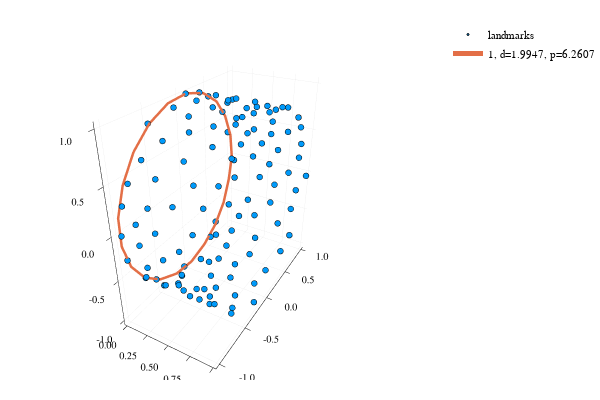

Notebook source saved alongside this figure:
### Code cell
# Čudno samplana cev
lep_graf(reparametrized(Cube(1), x -> x^2) × Sphere(1), 0.2)

### Figure 1 — Plotly figure (JSON) as saved in the notebook; plotly's stock layout.template omitted (floating-point values rounded to 4 significant figures)
{"data": [{"colorbar": {"title": ""}, "hoverinfo": "text", "legendgroup": "landmarks", "marker": {"color": "rgba(0, 154, 250, 1.000)", "line": {"color": "rgba(0, 0, 0, 1.000)", "width": 1}, "size": 2, "symbol": "circle"}, "mode": "markers", "name": "landmarks", "showlegend": true, "text": [null, null, null, null, null, null, null, null, null, null, null, null, null, null, null, null, null, null, null, null, null, null, null, null, null, null, null, null, null, null, null, null, null, null, null, null, null, null, null, null, null, null, null, null, null, null, null, null, null, null, null, null, null, null, null, null, null, null, null, null, null, null, null, null, null, null, null, null, null, null, null, null, null, null, null, null, null, null, null, null, null, null, null, null, null, null, null, null, null, null, null, null, null, null, null, null, null, null, null, null, null, null, null, null, null, null, null, null, null, null, null, null, null, null, null, null, null, null, null], "type": "scatter3d", "x": [0.927, 0.9012, 0.01043, 0.04628, 0.9515, 0.9642, 0.1024, 0.9397, 0.8999, 0.09514, 0.6049, 0.01583, 0.5674, 0.6548, 0.4117, 0.2052, 0.6531, 0.6196, 0.3303, 0.9015, 0.2423, 0.7174, 0.7599, 0.8887, 0.01843, 0.8699, 0.2326, 0.2533, 0.0004985, 0.7517, 0.3486, 0.8403, 0.443, 0.5835, 0.09896, 0.8578, 0.8758, 0.2475, 0.7315, 0.1357, 0.3313, 0.7825, 0.8271, 0.0004695, 0.00244, 0.005443, 0.8826, 0.3211, 0.03928, 0.6443, 0.7536, 0.9765, 0.127, 0.2924, 0.01534, 0.4854, 0.2615, 0.3899, 0.7414, 0.1123, 0.2048, 0.7878, 0.3585, 0.8965, 0.7165, 0.3666, 0.9187, 0.03606, 0.9624, 0.3457, 0.6231, 0.1835, 0.4712, 0.9583, 0.3389, 0.5766, 0.6344, 0.9878, 0.4287, 0.06358, 0.3185, 0.02439, 0.477, 0.6901, 0.1835, 0.2879, 0.5244, 0.5795, 0.09789, 0.1628, 0.5637, 0.5091, 0.9992, 0.03348, 0.931, 0.4629, 0.5228, 0.7832, 0.06983, 0.5382, 0.5362, 0.2796, 0.00404, 0.5521, 0.5308, 0.2555, 0.4391, 0.7743, 0.4456, 0.4431, 0.9774, 0.1335, 0.2611, 0.63, 0.6427, 0.8647, 0.9325, 0.3154, 0.9951], "xaxis": "x1", "y": [0.9335, -0.7798, 0.6358, -0.9587, 0.8038, 0.6681, 0.1392, -0.9977, 0.9711, 0.9616, 0.4151, -0.9505, -0.92, -0.9983, -0.989, -0.9861, -0.981, -0.3823, -0.8282, -0.8644, 0.2867, -0.5609, -0.2201, 0.8912, 0.7951, 0.2944, -0.9995, -0.6016, 0.951, -0.2332, -0.5632, 0.07409, 0.3307, -0.4369, 0.812, 0.1431, -0.4884, -0.06325, -0.6762, 0.8951, 0.8762, 0.7792, -0.8874, -0.7195, 0.5291, -0.06629, 0.4347, 0.9988, 0.4617, 0.3325, 0.5827, -0.2092, -0.253, 0.2317, -0.49, 0.09924, 0.813, -0.3887, -0.02888, -0.8304, -0.6867, 0.8711, -0.05114, 0.9858, -0.823, 0.9032, -0.6096, 0.07235, 0.7173, -0.8323, 0.8952, 0.619, 0.7885, -0.03058, -0.3288, 0.9115, 0.7997, -0.7139, 0.9815, 0.9983, 0.4827, 0.328, -0.9952, -0.8082, -0.4311, 0.423, -0.6999, 0.6018, -0.2433, 0.9845, 0.03111, 0.2349, 0.2815, -1.0, 0.5532, -0.1348, -0.2176, 0.9986, -0.8808, 0.5974, 1.0, 0.7481, -0.5664, -0.9137, -0.6995, -0.9547, 0.7342, -0.9692, -0.4867, 0.9677, -0.9507, -0.7538, 0.5994, 0.9714, 0.9779, -0.9622, -0.3796, -0.9417, 0.9992], "yaxis": "y1", "z": [0.3586, 0.626, -0.7718, 0.2846, 0.5949, 0.744, -0.9903, 0.06761, -0.2386, -0.2743, -0.9098, -0.3107, -0.3919, 0.05815, 0.1476, 0.1661, -0.1942, 0.924, 0.5604, -0.5027, 0.958, 0.8279, -0.9755, -0.4537, 0.6065, -0.9557, -0.03312, 0.7988, 0.3093, 0.9724, -0.8263, -0.9973, 0.9437, -0.8995, -0.5837, 0.9897, -0.8726, 0.998, -0.7367, 0.4458, -0.4819, -0.6267, 0.4611, -0.6944, 0.8486, -0.9978, 0.9006, 0.04908, -0.8871, 0.9431, 0.8127, -0.9779, 0.9675, -0.9728, 0.8717, 0.9951, 0.5823, -0.9214, 0.9996, -0.5571, -0.7269, 0.4911, -0.9987, 0.1678, -0.568, 0.4293, 0.7927, 0.9974, -0.6968, -0.5544, -0.4456, 0.7854, -0.6151, 0.9995, 0.9444, 0.4113, 0.6004, -0.7002, -0.1914, -0.05788, 0.8758, 0.9447, -0.09807, 0.5888, -0.9023, -0.9061, -0.7142, -0.7986, -0.97, 0.1751, -0.9995, -0.972, 0.9596, -0.003988, -0.833, 0.9909, -0.976, -0.05253, 0.4736, 0.8019, -0.002706, -0.6636, -0.8242, 0.4065, 0.7146, -0.2976, 0.6789, 0.2463, 0.8735, 0.252, 0.3102, 0.6571, -0.8004, -0.2374, 0.2089, -0.2722, 0.9252, 0.3364, -0.04001], "zmax": 0.1, "zmin": -0.1}, {"colorbar": {"title": ""}, "hoverinfo": "text", "legendgroup": "1, d=1.9947, p=6.2607", "line": {"color": "rgba(227, 111, 71, 1.000)", "dash": "solid", "shape": "linear", "width": 5}, "mode": "lines", "name": "1, d=1.9947, p=6.2607", "showlegend": true, "text": [null, null, null, null, null, null, null, null, null, null, null, null, null, null, null, null, null, null, null, null, null, null], "type": "scatter3d", "x": [0.0286, 0.03155, 0.03364, 0.03429, 0.03845, 0.0382, 0.03116, 0.03225, 0.03273, 0.02039, 0.02357, 0.02364, 0.02102, 0.02599, 0.02492, 0.01612, 0.01494, 0.01163, 0.01119, 0.01105, 0.02335, 0.0286], "xaxis": "x1", "y": [-0.7208, -0.4849, -0.206, 0.09143, 0.3809, 0.6365, 0.8356, 0.9605, 0.9998, 0.9502, 0.8158, 0.6087, 0.3475, 0.0556, -0.2412, -0.5165, -0.7458, -0.9091, -0.9915, -0.9859, -0.8929, -0.7208], "yaxis": "y1", "z": [0.6932, 0.8746, 0.9786, 0.9958, 0.9246, 0.7713, 0.5493, 0.2782, -0.01763, -0.3118, -0.5784, -0.7934, -0.9377, -0.9985, -0.9705, -0.8563, -0.6662, -0.4167, -0.1303, 0.1676, 0.4502, 0.6932], "zmax": 0.1, "zmin": -0.1}], "layout": {"annotations": [], "height": 400, "legend": {"bgcolor": "rgba(255, 255, 255, 1.000)", "bordercolor": "rgba(0, 0, 0, 1.000)", "font": {"color": "rgba(0, 0, 0, 1.000)", "family": "sans-serif", "size": 11}, "tracegroupgap": 0, "x": 1, "y": 1}, "margin": {"b": 20, "l": 0, "r": 0, "t": 20}, "paper_bgcolor": "rgba(255, 255, 255, 1.000)", "plot_bgcolor": "rgba(255, 255, 255, 1.000)", "scene": {"camera": {"eye": {"x": 1.126, "y": -1.95, "z": 1.3}}, "xaxis": {"anchor": "y1", "domain": [0.06582, 0.9934], "gridcolor": "rgba(0, 0, 0, 0.100)", "gridwidth": 0.5, "linecolor": "rgba(0, 0, 0, 1.000)", "mirror": false, "range": [-0.02949, 1.029], "showgrid": true, "showline": true, "showticklabels": true, "tickangle": 0, "tickcolor": "rgb(0, 0, 0)", "tickfont": {"color": "rgba(0, 0, 0, 1.000)", "family": "sans-serif", "size": 11}, "tickmode": "array", "ticks": "inside", "ticktext": ["0.00", "0.25", "0.50", "0.75", "1.00"], "tickvals": [0, 0.25, 0.5, 0.75, 1], "title": "", "titlefont": {"color": "rgba(0, 0, 0, 1.000)", "family": "sans-serif", "size": 15}, "type": "-", "visible": true, "zeroline": false, "zerolinecolor": "rgba(0, 0, 0, 1.000)"}, "yaxis": {"anchor": "x1", "domain": [0.03762, 0.9902], "gridcolor": "rgba(0, 0, 0, 0.100)", "gridwidth": 0.5, "linecolor": "rgba(0, 0, 0, 1.000)", "mirror": false, "range": [-1.06, 1.06], "showgrid": true, "showline": true, "showticklabels": true, "tickangle": 0, "tickcolor": "rgb(0, 0, 0)", "tickfont": {"color": "rgba(0, 0, 0, 1.000)", "family": "sans-serif", "size": 11}, "tickmode": "array", "ticks": "inside", "ticktext": ["-1.0", "-0.5", "0.0", "0.5", "1.0"], "tickvals": [-1, -0.5, 0, 0.5, 1], "title": "", "titlefont": {"color": "rgba(0, 0, 0, 1.000)", "family": "sans-serif", "size": 15}, "type": "-", "visible": true, "zeroline": false, "zerolinecolor": "rgba(0, 0, 0, 1.000)"}, "zaxis": {"gridcolor": "rgba(0, 0, 0, 0.100)", "gridwidth": 0.5, "linecolor": "rgba(0, 0, 0, 1.000)", "mirror": false, "range": [-1.059, 1.06], "showgrid": true, "showline": true, "showticklabels": true, "tickangle": 0, "tickcolor": "rgb(0, 0, 0)", "tickfont": {"color": "rgba(0, 0, 0, 1.000)", "family": "sans-serif", "size": 11}, "tickmode": "array", "ticks": "inside", "ticktext": ["-1.0", "-0.5", "0.0", "0.5", "1.0"], "tickvals": [-1, -0.5, 0, 0.5, 1], "title": "", "titlefont": {"color": "rgba(0, 0, 0, 1.000)", "family": "sans-serif", "size": 15}, "type": "-", "visible": true, "zeroline": false, "zerolinecolor": "rgba(0, 0, 0, 1.000)"}}, "showlegend": true, "width": 600}}
